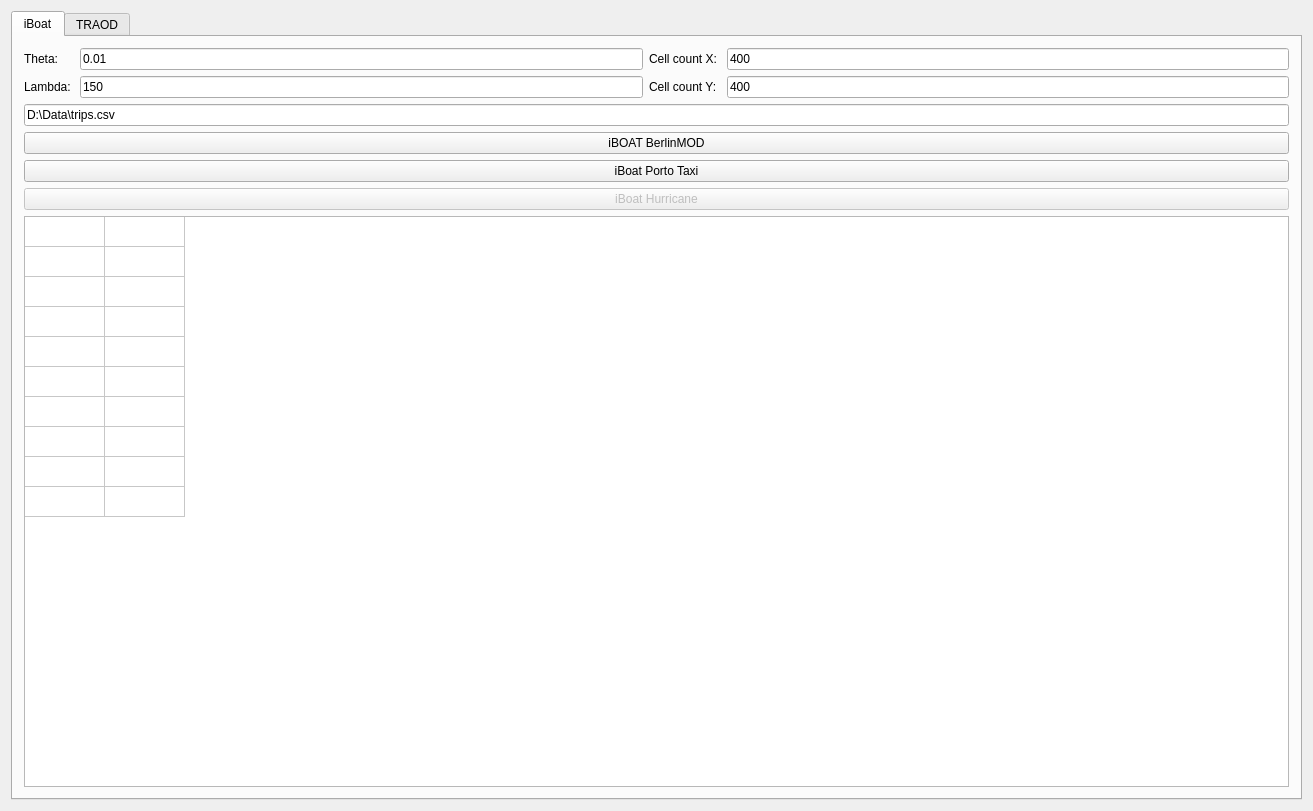
<?xml version="1.0" encoding="UTF-8"?>
<ui version="4.0">
 <class>MainWindow</class>
 <widget class="QMainWindow" name="MainWindow">
  <property name="enabled">
   <bool>true</bool>
  </property>
  <property name="geometry">
   <rect>
    <x>0</x>
    <y>0</y>
    <width>1313</width>
    <height>811</height>
   </rect>
  </property>
  <property name="windowTitle">
   <string>Outlier Detection</string>
  </property>
  <widget class="QWidget" name="centralWidget">
   <layout class="QHBoxLayout" name="horizontalLayout_2">
    <item>
     <widget class="QTabWidget" name="qTabWidget">
      <property name="enabled">
       <bool>true</bool>
      </property>
      <property name="currentIndex">
       <number>0</number>
      </property>
      <widget class="QWidget" name="Page2">
       <attribute name="title">
        <string>iBoat</string>
       </attribute>
       <layout class="QVBoxLayout" name="verticalLayout_6">
        <item>
         <layout class="QHBoxLayout" name="horizontalLayout_3">
          <item>
           <layout class="QVBoxLayout" name="verticalLayout_8">
            <item>
             <widget class="QLabel" name="labelTheta">
              <property name="text">
               <string>Theta: </string>
              </property>
             </widget>
            </item>
            <item>
             <widget class="QLabel" name="labelLambda">
              <property name="text">
               <string>Lambda: </string>
              </property>
             </widget>
            </item>
           </layout>
          </item>
          <item>
           <layout class="QVBoxLayout" name="verticalLayout_7">
            <item>
             <widget class="QLineEdit" name="lineEditTheta">
              <property name="text">
               <string>0.01</string>
              </property>
             </widget>
            </item>
            <item>
             <widget class="QLineEdit" name="lineEditLambda">
              <property name="text">
               <string>150</string>
              </property>
             </widget>
            </item>
           </layout>
          </item>
          <item>
           <layout class="QVBoxLayout" name="verticalLayout_9">
            <item>
             <widget class="QLabel" name="labelCellNumberX">
              <property name="text">
               <string>Cell count X: </string>
              </property>
             </widget>
            </item>
            <item>
             <widget class="QLabel" name="labelCellNumberY">
              <property name="text">
               <string>Cell count Y: </string>
              </property>
             </widget>
            </item>
           </layout>
          </item>
          <item>
           <layout class="QVBoxLayout" name="verticalLayout">
            <item>
             <widget class="QLineEdit" name="lineEditCellNumberX">
              <property name="text">
               <string>400</string>
              </property>
             </widget>
            </item>
            <item>
             <widget class="QLineEdit" name="lineEditCellNumberY">
              <property name="text">
               <string>400</string>
              </property>
             </widget>
            </item>
           </layout>
          </item>
         </layout>
        </item>
        <item>
         <widget class="QLineEdit" name="lineEditFilePathI">
          <property name="text">
           <string>D:\Data\trips.csv</string>
          </property>
          <property name="placeholderText">
           <string>File Path</string>
          </property>
         </widget>
        </item>
        <item>
         <widget class="QPushButton" name="pushButtonBerlin">
          <property name="text">
           <string>iBOAT BerlinMOD</string>
          </property>
         </widget>
        </item>
        <item>
         <layout class="QHBoxLayout" name="horizontalLayout_5">
          <item>
           <widget class="QPushButton" name="pushButtonIBoatPortoTaxi">
            <property name="text">
             <string>iBoat Porto Taxi</string>
            </property>
           </widget>
          </item>
         </layout>
        </item>
        <item>
         <widget class="QPushButton" name="pushButtonIBoatHurricane">
          <property name="enabled">
           <bool>false</bool>
          </property>
          <property name="text">
           <string>iBoat Hurricane</string>
          </property>
         </widget>
        </item>
        <item>
         <layout class="QHBoxLayout" name="horizontalLayoutGraphIBoat">
          <item>
           <layout class="QVBoxLayout" name="verticalLayoutTrajTable">
            <item>
             <widget class="QTableWidget" name="tableWidgetIBoat">
              <property name="rowCount">
               <number>10</number>
              </property>
              <property name="columnCount">
               <number>2</number>
              </property>
              <attribute name="horizontalHeaderVisible">
               <bool>false</bool>
              </attribute>
              <attribute name="horizontalHeaderDefaultSectionSize">
               <number>80</number>
              </attribute>
              <attribute name="horizontalHeaderMinimumSectionSize">
               <number>20</number>
              </attribute>
              <attribute name="verticalHeaderVisible">
               <bool>false</bool>
              </attribute>
              <row/>
              <row/>
              <row/>
              <row/>
              <row/>
              <row/>
              <row/>
              <row/>
              <row/>
              <row/>
              <column/>
              <column/>
             </widget>
            </item>
           </layout>
          </item>
         </layout>
        </item>
       </layout>
      </widget>
      <widget class="QWidget" name="Page1">
       <attribute name="title">
        <string>TRAOD</string>
       </attribute>
       <layout class="QVBoxLayout" name="verticalLayout_5">
        <item>
         <layout class="QHBoxLayout" name="horizontalLayout">
          <item>
           <layout class="QVBoxLayout" name="verticalLayout_1">
            <item>
             <widget class="QLabel" name="labelCloseD">
              <property name="text">
               <string>D: </string>
              </property>
             </widget>
            </item>
            <item>
             <widget class="QLabel" name="labelOutSegP">
              <property name="text">
               <string>P: </string>
              </property>
             </widget>
            </item>
            <item>
             <widget class="QLabel" name="labelOutTrajF">
              <property name="text">
               <string>F: </string>
              </property>
             </widget>
            </item>
           </layout>
          </item>
          <item>
           <layout class="QVBoxLayout" name="verticalLayout_2">
            <item>
             <widget class="QLineEdit" name="lineEditCloseD">
              <property name="text">
               <string>85.0</string>
              </property>
             </widget>
            </item>
            <item>
             <widget class="QLineEdit" name="lineEditOutSegP">
              <property name="text">
               <string>0.95</string>
              </property>
             </widget>
            </item>
            <item>
             <widget class="QLineEdit" name="lineEditOutTrajF">
              <property name="text">
               <string>0.2</string>
              </property>
             </widget>
            </item>
           </layout>
          </item>
          <item>
           <layout class="QVBoxLayout" name="verticalLayout_3">
            <item>
             <widget class="QLabel" name="labelWeigthPar">
              <property name="text">
               <string>WeigthPar: </string>
              </property>
             </widget>
            </item>
            <item>
             <widget class="QLabel" name="labelWeigthAngle">
              <property name="text">
               <string>WeigthAngle: </string>
              </property>
             </widget>
            </item>
            <item>
             <widget class="QLabel" name="labelWeigthPer">
              <property name="text">
               <string>WeigthPer:</string>
              </property>
             </widget>
            </item>
           </layout>
          </item>
          <item>
           <layout class="QVBoxLayout" name="verticalLayout_4">
            <item>
             <widget class="QLineEdit" name="lineEditWeigthPar">
              <property name="text">
               <string>1.0</string>
              </property>
             </widget>
            </item>
            <item>
             <widget class="QLineEdit" name="lineEditWeigthAngle">
              <property name="text">
               <string>10.0</string>
              </property>
             </widget>
            </item>
            <item>
             <widget class="QLineEdit" name="lineEditWeigthPer">
              <property name="text">
               <string>1.0</string>
              </property>
             </widget>
            </item>
           </layout>
          </item>
         </layout>
        </item>
        <item>
         <widget class="QLineEdit" name="lineEditFilePathT">
          <property name="text">
           <string>D:\\Diplomka\\hurricane1990_2006.tra</string>
          </property>
          <property name="placeholderText">
           <string>File Path</string>
          </property>
         </widget>
        </item>
        <item>
         <layout class="QHBoxLayout" name="horizontalLayout_4">
          <item>
           <widget class="QPushButton" name="pushButtonTRAODHurricane">
            <property name="enabled">
             <bool>false</bool>
            </property>
            <property name="text">
             <string> TRAOD Hurricane</string>
            </property>
           </widget>
          </item>
          <item>
           <widget class="QPushButton" name="pushButtonTRAODPorto">
            <property name="text">
             <string>TRAOD Porto Taxi</string>
            </property>
           </widget>
          </item>
         </layout>
        </item>
        <item>
         <layout class="QHBoxLayout" name="horizontalLayoutGraphTRAOD"/>
        </item>
       </layout>
      </widget>
     </widget>
    </item>
   </layout>
  </widget>
 </widget>
 <layoutdefault spacing="6" margin="11"/>
 <resources/>
 <connections>
  <connection>
   <sender>pushButtonTRAODHurricane</sender>
   <signal>clicked()</signal>
   <receiver>MainWindow</receiver>
   <slot>runTRAODHurricane()</slot>
   <hints>
    <hint type="sourcelabel">
     <x>73</x>
     <y>443</y>
    </hint>
    <hint type="destinationlabel">
     <x>7</x>
     <y>285</y>
    </hint>
   </hints>
  </connection>
  <connection>
   <sender>pushButtonTRAODPorto</sender>
   <signal>clicked()</signal>
   <receiver>MainWindow</receiver>
   <slot>runTRAODPortoTaxi()</slot>
   <hints>
    <hint type="sourcelabel">
     <x>748</x>
     <y>443</y>
    </hint>
    <hint type="destinationlabel">
     <x>969</x>
     <y>295</y>
    </hint>
   </hints>
  </connection>
  <connection>
   <sender>pushButtonIBoatPortoTaxi</sender>
   <signal>clicked()</signal>
   <receiver>MainWindow</receiver>
   <slot>runIBoatPortoTaxi()</slot>
   <hints>
    <hint type="sourcelabel">
     <x>766</x>
     <y>174</y>
    </hint>
    <hint type="destinationlabel">
     <x>967</x>
     <y>444</y>
    </hint>
   </hints>
  </connection>
  <connection>
   <sender>pushButtonIBoatHurricane</sender>
   <signal>clicked()</signal>
   <receiver>MainWindow</receiver>
   <slot>runIBoatHurricane()</slot>
   <hints>
    <hint type="sourcelabel">
     <x>204</x>
     <y>237</y>
    </hint>
    <hint type="destinationlabel">
     <x>3</x>
     <y>342</y>
    </hint>
   </hints>
  </connection>
  <connection>
   <sender>pushButtonBerlin</sender>
   <signal>clicked()</signal>
   <receiver>MainWindow</receiver>
   <slot>runIBoatBerlin()</slot>
   <hints>
    <hint type="sourcelabel">
     <x>615</x>
     <y>153</y>
    </hint>
    <hint type="destinationlabel">
     <x>-114</x>
     <y>364</y>
    </hint>
   </hints>
  </connection>
 </connections>
 <slots>
  <slot>runTRAODHurricane()</slot>
  <slot>runTRAODPortoTaxi()</slot>
  <slot>runIBoatHurricane()</slot>
  <slot>runIBoatPortoTaxi()</slot>
  <slot>runIBoatBerlin()</slot>
 </slots>
</ui>
